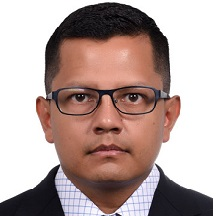
#> input picture FotosEjercicioML2/Ronald.jpg, 216 x 216 px, given in place of Ronald.jpeg, which was not available
$ python point4_answer.py
#> lines starting #> are read from the running program, lines starting #| are printed output that depends on the picture
import numpy as np
import matplotlib.pyplot as plt
from unsupervised_jim import SVD

image = plt.imread(".\images\Ronald.jpeg")
#> image is the input picture: shape (216, 216, 3); mean R, G, B 180.4, 160.1, 155.8
image = np.mean(image, axis=2)
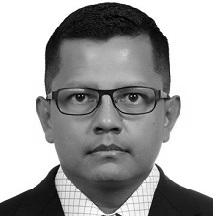
#> image: shape (216, 216) float64; min 0, max 255, mean 165.4

singular_values = np.array([1,5,10,20,50,100,200,500,1000])

# Visualización de la matriz image
plt.subplot(3, 4, 1)
plt.imshow(image)
plt.title('image gray')

for index,sing_val in enumerate(singular_values):
#> (the run stopped early here; a loop or call above may not have finished)

$ run again, with FotosEjercicioML2/Alejo.jpg copied over FotosEjercicioML2/Ronald.jpg
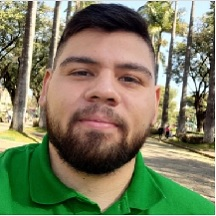
#> input picture FotosEjercicioML2/Alejo.jpg, 216 x 216 px, given in place of Ronald.jpeg, which was not available
#> image is the input picture: shape (216, 216, 3); mean R, G, B 121.3, 124.3, 95.2
#> `image = np.mean(image, axis=2)`:
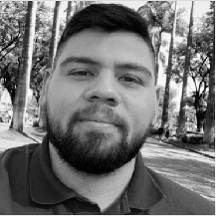
#> image: shape (216, 216) float64; min 0, max 255, mean 113.6

$ run again, with FotosEjercicioML2/robin.jpg copied over FotosEjercicioML2/Ronald.jpg
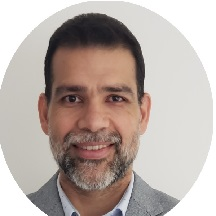
#> input picture FotosEjercicioML2/robin.jpg, 216 x 216 px, given in place of Ronald.jpeg, which was not available
#> image is the input picture: shape (216, 216, 3); mean R, G, B 184.8, 172.5, 166.6
#> `image = np.mean(image, axis=2)`:
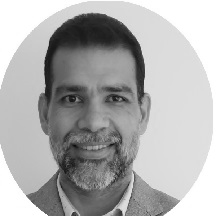
#> image: shape (216, 216) float64; min 10.33, max 255, mean 174.6
